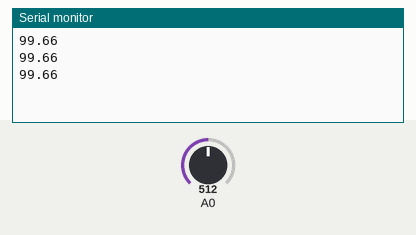
This sketch was run on a simulated Arduino Uno, built with avr-gcc and run on an emulated ATmega328P. On the bench: the last lines printed to the serial monitor. Inputs (shaded band) come from the test bench; at power-on: A0 = 512.

Above: at 1.3 s.
1.4 s: A0 set to 0
At 1.9 s:
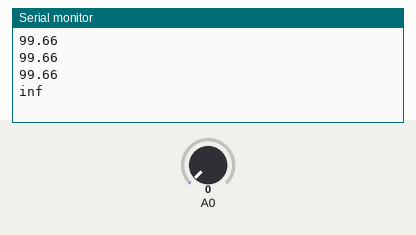
3.5 s: A0 set to 122
At 3.9 s:
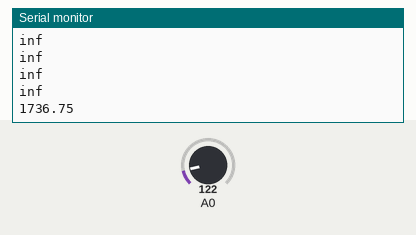

Measured:
- after the input at 1.4 s, the serial monitor: prints a new line after 0.10 s (image 1)
- after the input at 3.5 s, the serial monitor: prints a new line at once (image 2)

The sketch:

ArduinoLuz.ino
```cpp
const float GAMMA = 0.7;
const float RL10 = 50;

void setup() {
  Serial.begin(9600);
}

void loop() {
  int analogValue = analogRead(A0);
  float voltage = analogValue / 1024.0 * 5.0;
  float resistance = 2000 * voltage / (1 - voltage / 5.0);
  float lux = pow(RL10 * 1e3 * pow(10, GAMMA) / resistance, (1.0 / GAMMA));

  Serial.println(lux);
  delay(500);
}
```
